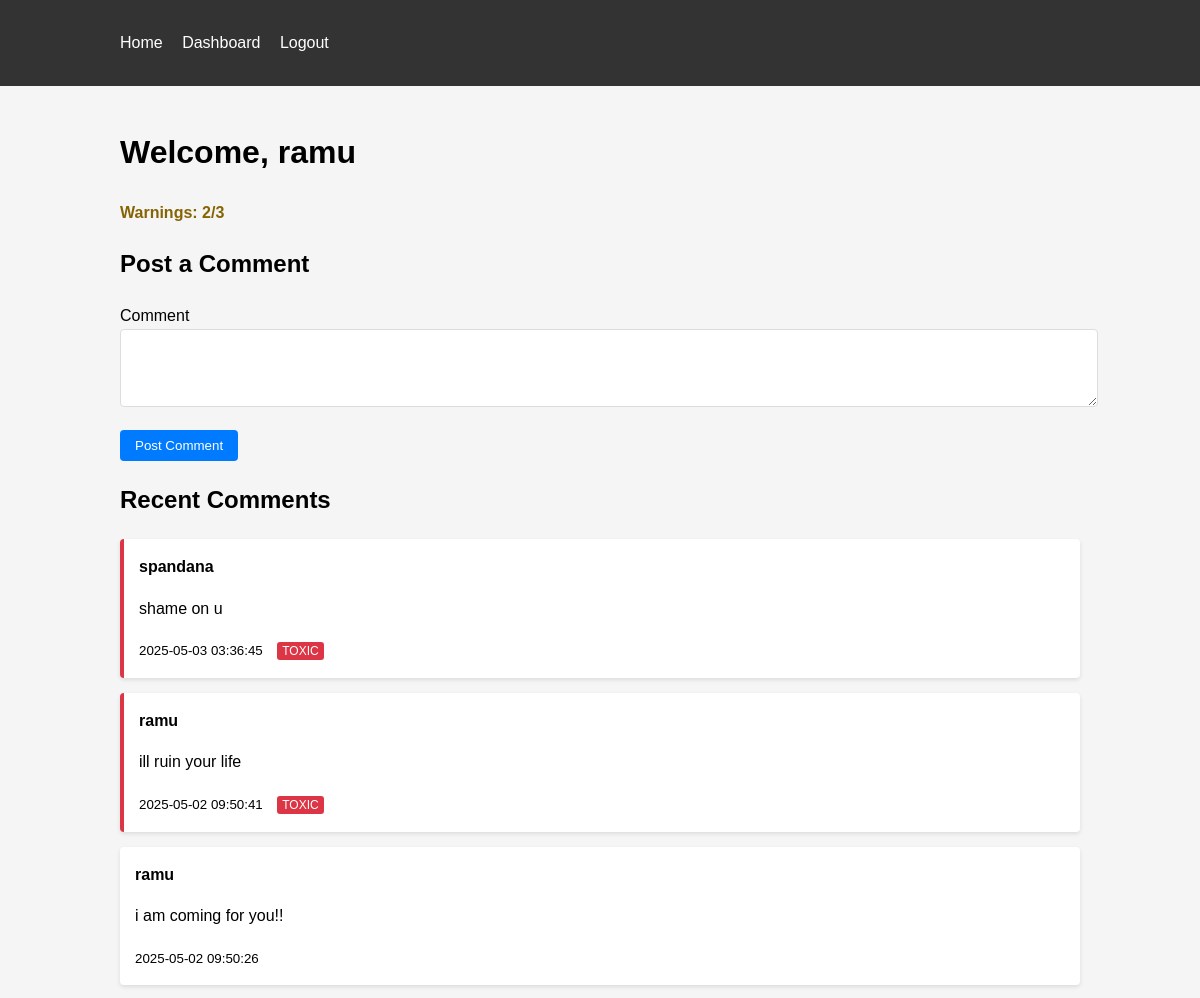
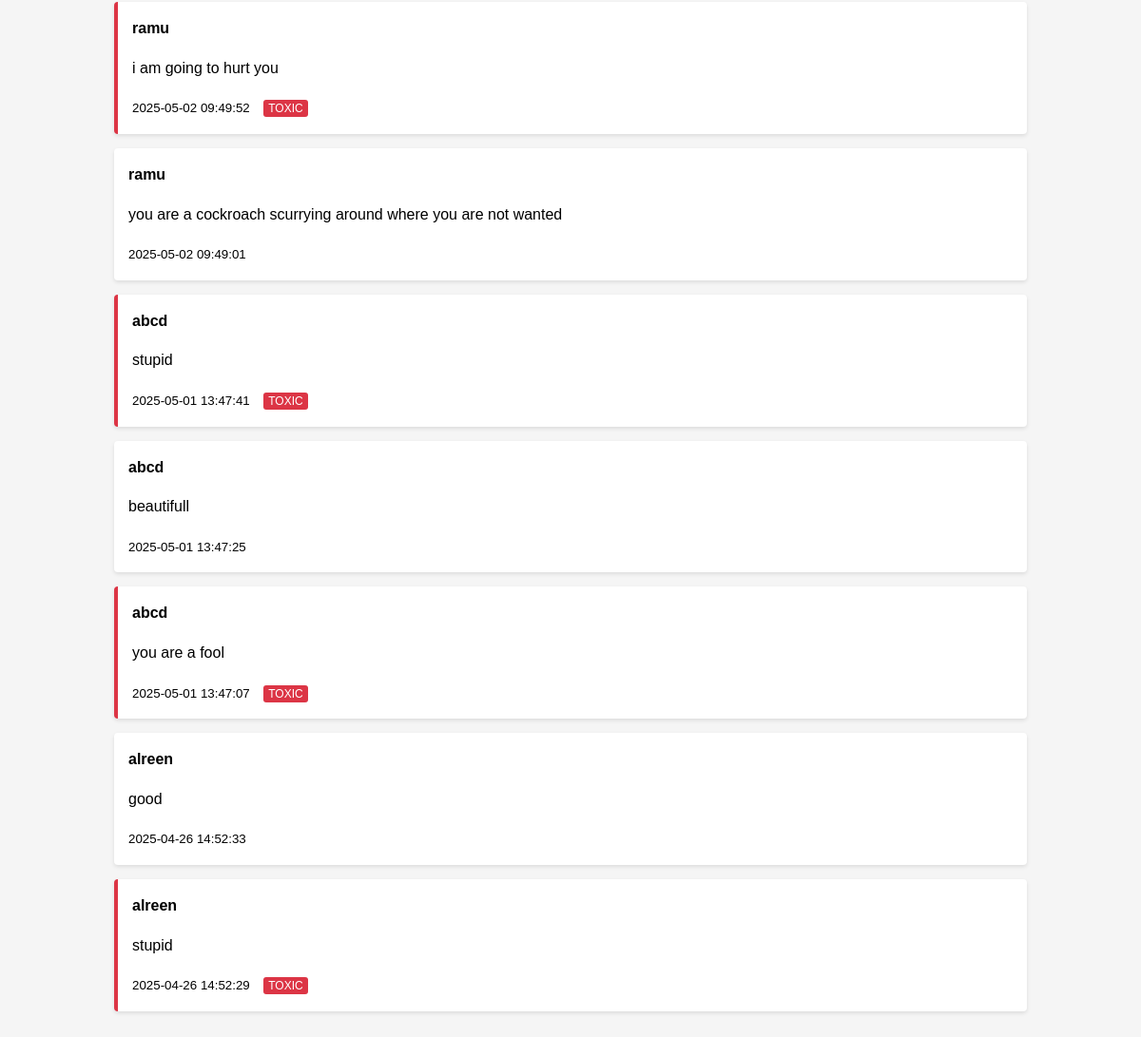
The page /dashboard (signed in) on the database its author committed (2 pictures, top to bottom).
### app.py (models this page shows)
class User(UserMixin, db.Model):
    id = db.Column(db.Integer, primary_key=True)
    username = db.Column(db.String(80), unique=True, nullable=False)
    email = db.Column(db.String(120), unique=True, nullable=False)
    password = db.Column(db.String(200), nullable=False)
    is_admin = db.Column(db.Boolean, default=False)
    is_blocked = db.Column(db.Boolean, default=False)
    warning_count = db.Column(db.Integer, default=0)

class Comment(db.Model):
    id = db.Column(db.Integer, primary_key=True)
    content = db.Column(db.Text, nullable=False)
    is_toxic = db.Column(db.Boolean, default=False)
    user_id = db.Column(db.Integer, db.ForeignKey('user.id'), nullable=False)
    user = db.relationship('User', backref=db.backref('comments', lazy=True))
    created_at = db.Column(db.DateTime, default=db.func.current_timestamp())

### app.py (the view, shortened to what this page needs)
@app.route('/dashboard', methods=['GET', 'POST'])
@login_required
def dashboard():
    form = CommentForm()
    comments = Comment.query.order_by(Comment.created_at.desc()).limit(10).all()
    return render_template('dashboard.html', form=form, comments=comments, user=current_user)

### app.py
class CommentForm(FlaskForm):
    content = TextAreaField('Comment', validators=[DataRequired(), Length(min=1, max=1000)])
    submit = SubmitField('Post Comment')

### app.py (called while the page is built)
@login_manager.user_loader
def load_user(user_id):
    return User.query.get(int(user_id))

### templates/dashboard.html (shortened to what this page needs)
{% extends "base.html" %}
{% block content %}
    <h1>Welcome, {{ user.username }}</h1>
    {% if user.is_blocked %}
        <div class="alert alert-danger">
            Your account has been blocked due to multiple toxic comments.
        </div>
    {% else %}
        <div class="warning-count">
            Warnings: {{ user.warning_count }}/3
        </div>
        <h2>Post a Comment</h2>
        <form method="POST" action="">
            <div class="form-group">
                {{ form.content.label }}
                {{ form.content(class="form-control", rows=4) }}
            </div>
            <div class="form-group">
                {{ form.submit(class="btn") }}
            </div>
        </form>
    {% endif %}
    <h2>Recent Comments</h2>
    <div class="comments">
        {% for comment in comments %}
            <div class="comment {% if comment.is_toxic %}toxic{% endif %}">
                <strong>{{ comment.user.username }}</strong>
                <p>{{ comment.content }}</p>
                <small>{{ comment.created_at }}</small>
                {% if comment.is_toxic %}
                    <span class="toxic-label">TOXIC</span>
                {% endif %}
            </div>
        {% endfor %}
    </div>
{% endblock %}

### static/style.css (style rules this page uses)
body { font-family: Arial, sans-serif; line-height: 1.6; margin: 0; padding: 0; background-color: #f5f5f5; }
.form-group { margin-bottom: 15px; }
.form-control { width: 100%; padding: 8px; border: 1px solid #ddd; border-radius: 4px; }
.btn { background-color: #007bff; color: white; padding: 8px 15px; border: none; border-radius: 4px; cursor: pointer; }
.comments { margin-top: 20px; }
.comment { background-color: white; padding: 15px; margin-bottom: 15px; border-radius: 4px; box-shadow: 0 2px 4px rgba(0,0,0,0.1); }
.comment.toxic { border-left: 4px solid #dc3545; }
.toxic-label { background-color: #dc3545; color: white; padding: 2px 5px; border-radius: 3px; font-size: 12px; margin-left: 10px; }
.warning-count { margin-bottom: 15px; font-weight: bold; color: #856404; }

### rows shown on the page
User: username "ramu", warning_count "2"
Comment: user.username "spandana", content "shame on u", created_at "2025-05-03 03:36:45", is_toxic "TOXIC"
Comment: user.username "ramu", content "ill ruin your life", created_at "2025-05-02 09:50:41", is_toxic "TOXIC"
Comment: user.username "ramu", content "i am coming for you!!", created_at "2025-05-02 09:50:26"
Comment: user.username "ramu", content "i am going to hurt you", created_at "2025-05-02 09:49:52", is_toxic "TOXIC"
Comment: user.username "ramu", content "you are a cockroach scurrying around where you are not wanted", created_at "2025-05-02 09:49:01"
Comment: user.username "abcd", content "stupid", created_at "2025-05-01 13:47:41", is_toxic "TOXIC"
Comment: user.username "abcd", content "beautifull", created_at "2025-05-01 13:47:25"
Comment: user.username "abcd", content "you are a fool", created_at "2025-05-01 13:47:07", is_toxic "TOXIC"
Comment: user.username "alreen", content "good", created_at "2025-04-26 14:52:33"
Comment: user.username "alreen", content "stupid", created_at "2025-04-26 14:52:29", is_toxic "TOXIC"
